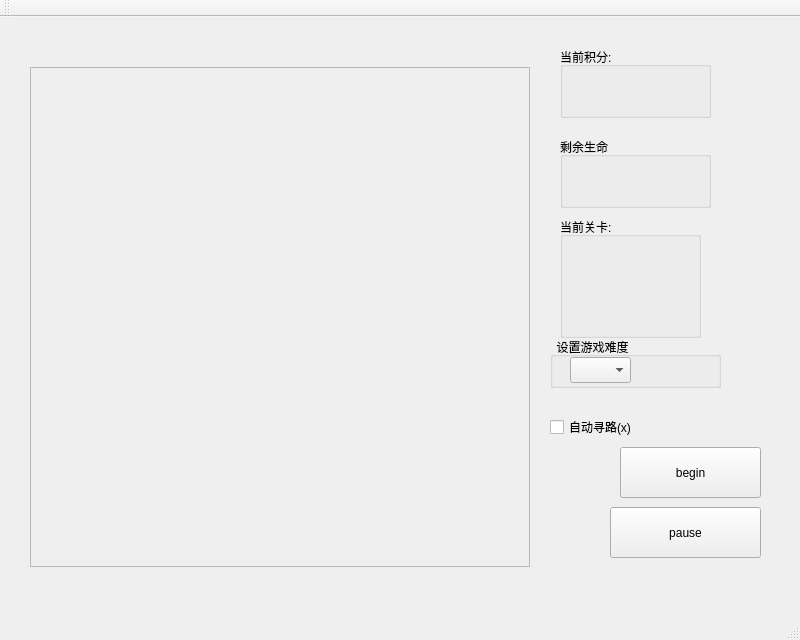
<?xml version="1.0" encoding="UTF-8"?>
<ui version="4.0">
 <class>MainWindow</class>
 <widget class="QMainWindow" name="MainWindow">
  <property name="geometry">
   <rect>
    <x>0</x>
    <y>0</y>
    <width>800</width>
    <height>640</height>
   </rect>
  </property>
  <property name="windowTitle">
   <string>Snake</string>
  </property>
  <property name="styleSheet">
   <string notr="true">background-image:rgb(255, 222, 211)</string>
  </property>
  <widget class="QWidget" name="centralWidget">
   <widget class="snakewin" name="frame">
    <property name="geometry">
     <rect>
      <x>30</x>
      <y>50</y>
      <width>500</width>
      <height>500</height>
     </rect>
    </property>
    <property name="styleSheet">
     <string notr="true"/>
    </property>
    <property name="frameShape">
     <enum>QFrame::StyledPanel</enum>
    </property>
    <property name="frameShadow">
     <enum>QFrame::Raised</enum>
    </property>
   </widget>
   <widget class="QLabel" name="label">
    <property name="geometry">
     <rect>
      <x>40</x>
      <y>10</y>
      <width>551</width>
      <height>31</height>
     </rect>
    </property>
    <property name="text">
     <string/>
    </property>
   </widget>
   <widget class="QGroupBox" name="groupBox">
    <property name="geometry">
     <rect>
      <x>560</x>
      <y>30</y>
      <width>151</width>
      <height>71</height>
     </rect>
    </property>
    <property name="title">
     <string>当前积分:</string>
    </property>
    <widget class="QLabel" name="label_2">
     <property name="geometry">
      <rect>
       <x>0</x>
       <y>20</y>
       <width>111</width>
       <height>41</height>
      </rect>
     </property>
     <property name="text">
      <string/>
     </property>
    </widget>
   </widget>
   <widget class="QGroupBox" name="groupBox_2">
    <property name="geometry">
     <rect>
      <x>560</x>
      <y>200</y>
      <width>141</width>
      <height>121</height>
     </rect>
    </property>
    <property name="title">
     <string>当前关卡:</string>
    </property>
    <widget class="QLabel" name="label_3">
     <property name="geometry">
      <rect>
       <x>0</x>
       <y>20</y>
       <width>101</width>
       <height>101</height>
      </rect>
     </property>
     <property name="text">
      <string/>
     </property>
    </widget>
   </widget>
   <widget class="QCheckBox" name="checkBox">
    <property name="geometry">
     <rect>
      <x>550</x>
      <y>400</y>
      <width>89</width>
      <height>20</height>
     </rect>
    </property>
    <property name="text">
     <string>自动寻路(x)</string>
    </property>
   </widget>
   <widget class="QGroupBox" name="groupBox_3">
    <property name="geometry">
     <rect>
      <x>560</x>
      <y>120</y>
      <width>151</width>
      <height>71</height>
     </rect>
    </property>
    <property name="title">
     <string>剩余生命</string>
    </property>
    <widget class="QLabel" name="label_4">
     <property name="geometry">
      <rect>
       <x>0</x>
       <y>20</y>
       <width>131</width>
       <height>41</height>
      </rect>
     </property>
     <property name="text">
      <string/>
     </property>
    </widget>
   </widget>
   <widget class="QGroupBox" name="groupBox_4">
    <property name="geometry">
     <rect>
      <x>550</x>
      <y>320</y>
      <width>171</width>
      <height>51</height>
     </rect>
    </property>
    <property name="title">
     <string>  设置游戏难度</string>
    </property>
    <widget class="QComboBox" name="comboBox">
     <property name="geometry">
      <rect>
       <x>20</x>
       <y>20</y>
       <width>61</width>
       <height>26</height>
      </rect>
     </property>
     <property name="editable">
      <bool>false</bool>
     </property>
     <property name="currentText">
      <string/>
     </property>
     <property name="currentIndex">
      <number>-1</number>
     </property>
    </widget>
   </widget>
   <widget class="QPushButton" name="pushButton">
    <property name="geometry">
     <rect>
      <x>620</x>
      <y>430</y>
      <width>141</width>
      <height>51</height>
     </rect>
    </property>
    <property name="styleSheet">
     <string notr="true"/>
    </property>
    <property name="text">
     <string>begin</string>
    </property>
   </widget>
   <widget class="QPushButton" name="pushButton_2">
    <property name="geometry">
     <rect>
      <x>610</x>
      <y>490</y>
      <width>151</width>
      <height>51</height>
     </rect>
    </property>
    <property name="text">
     <string>pause</string>
    </property>
   </widget>
  </widget>
  <widget class="QToolBar" name="mainToolBar">
   <attribute name="toolBarArea">
    <enum>TopToolBarArea</enum>
   </attribute>
   <attribute name="toolBarBreak">
    <bool>false</bool>
   </attribute>
  </widget>
  <widget class="QStatusBar" name="statusBar"/>
 </widget>
 <layoutdefault spacing="6" margin="11"/>
 <customwidgets>
  <customwidget>
   <class>snakewin</class>
   <extends>QFrame</extends>
   <header>snakewin.h</header>
   <container>1</container>
  </customwidget>
 </customwidgets>
 <resources/>
 <connections/>
</ui>
